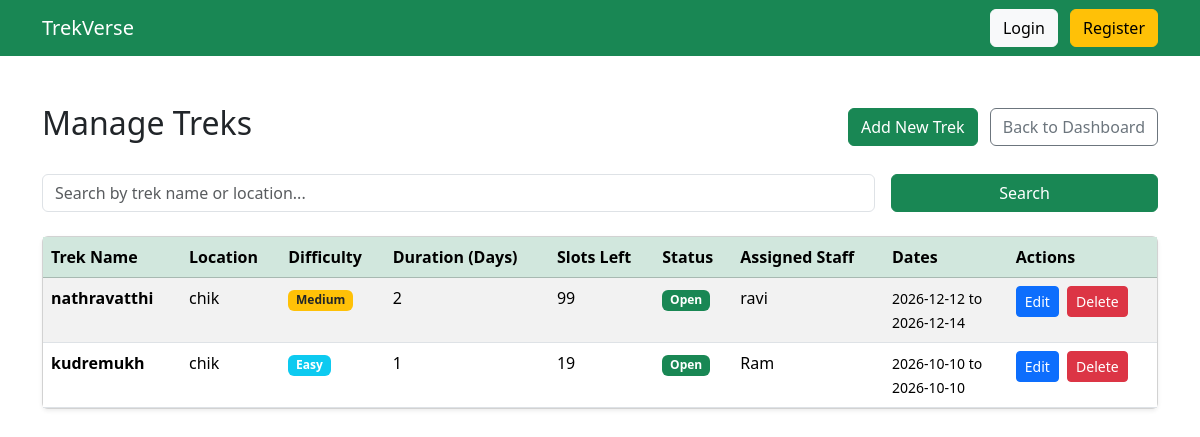
The page /admin/admin_treks (signed in) on the database as committed earlier.
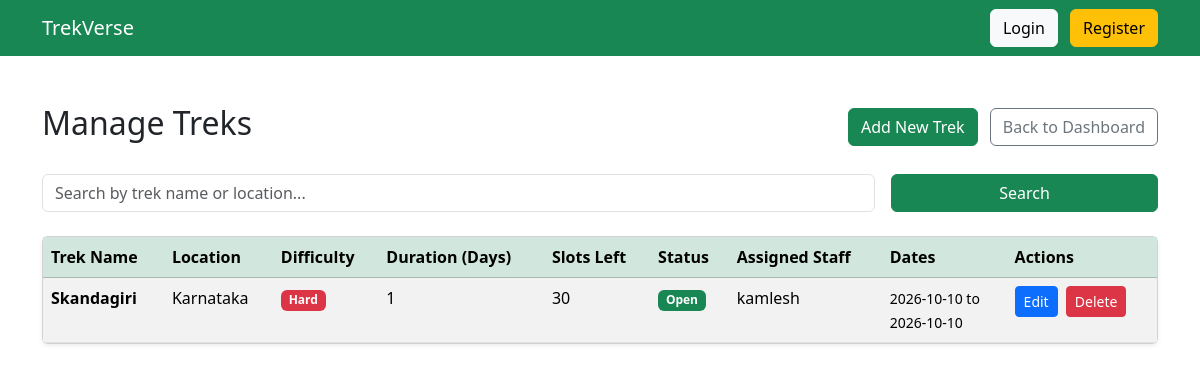
The same page on the database as committed later.
### models.py (models this page shows)
class Trek(db.Model):
    __tablename__ = "treks"
    id = db.Column(db.Integer, primary_key=True)
    name = db.Column(db.String(100), nullable=False)
    location = db.Column(db.String(100), nullable=False)
    difficulty = db.Column(db.String(20), nullable=False)
    duration = db.Column(db.Integer, nullable=False)
    available_slots = db.Column(db.Integer, nullable=False)
    status = db.Column(db.String(20), default="Pending")
    start_date = db.Column(db.Date)
    end_date = db.Column(db.Date)
    description = db.Column(db.Text)
    staff_id = db.Column(
        db.Integer,
        db.ForeignKey("users.id")
    )
    created_at = db.Column(
        db.DateTime,
        default=datetime.utcnow
    )
    bookings = db.relationship(
        "Booking",
        backref="trek",
        lazy=True
    )

class User(db.Model):
    __tablename__ = "users"
    id = db.Column(db.Integer, primary_key=True)
    name = db.Column(db.String(100), nullable=False)
    email = db.Column(db.String(120), unique=True, nullable=False)
    password = db.Column(db.String(255), nullable=False)
    phone = db.Column(db.String(15))
    role = db.Column(db.String(20), nullable=False)
    approved = db.Column(db.Boolean, default=False)
    blacklisted = db.Column(db.Boolean, default=False)
    experience_years = db.Column(db.Integer, default=0)
    skills = db.Column(db.String(255), default="")
    bio = db.Column(db.Text, default="")
    created_at = db.Column(db.DateTime, default=datetime.utcnow)
    managed_treks = db.relationship(
        "Trek",
        backref="staff",
        lazy=True
    )
    bookings = db.relationship(
        "Booking",
        backref="user",
        lazy=True
    )

### routes.py (the view)
    @app.route("/admin/admin_treks")
    def admin_treks():
        if "user_id" not in session or session["role"] != "admin":
            return "Access Denied"
        q = request.args.get("q", "")
        if q:
            treks = Trek.query.filter(Trek.name.like(f"%{q}%") | Trek.location.like(f"%{q}%")).all()
        else:
            treks = Trek.query.all()
        return render_template("admin/admin_treks.html", treks=treks, q=q)

### templates/admin/admin_treks.html
{% extends "base.html" %}
{% block content %}
<div class="d-flex justify-content-between align-items-center mb-4">
    <h2>Manage Treks</h2>
    <div>
        <a href="/admin/admin_treks/add" class="btn btn-success me-2">Add New Trek</a>
        <a href="/admin/dashboard" class="btn btn-outline-secondary">Back to Dashboard</a>
    </div>
</div>
<form method="GET" action="/admin/admin_treks" class="row g-3 mb-4">
    <div class="col-md-9">
        <input type="text" name="q" class="form-control" placeholder="Search by trek name or location..." value="{{ q or '' }}">
    </div>
    <div class="col-md-3">
        <button type="submit" class="btn btn-success w-100">Search</button>
    </div>
</form>
<div class="card shadow-sm">
    <div class="card-body p-0">
        <table class="table table-striped table-hover mb-0">
            <thead class="table-success">
                <tr>
                    <th>Trek Name</th>
                    <th>Location</th>
                    <th>Difficulty</th>
                    <th>Duration (Days)</th>
                    <th>Slots Left</th>
                    <th>Status</th>
                    <th>Assigned Staff</th>
                    <th>Dates</th>
                    <th>Actions</th>
                </tr>
            </thead>
            <tbody>
                {% for trek in treks %}
                <tr>
                    <td><strong>{{ trek.name }}</strong></td>
                    <td>{{ trek.location }}</td>
                    <td>
                        <span class="badge {% if trek.difficulty == 'Easy' %}bg-info{% elif trek.difficulty == 'Medium' %}bg-warning text-dark{% else %}bg-danger{% endif %}">
                            {{ trek.difficulty }}
                        </span>
                    </td>
                    <td>{{ trek.duration }}</td>
                    <td>{{ trek.available_slots }}</td>
                    <td>
                        <span class="badge {% if trek.status == 'Open' %}bg-success{% elif trek.status == 'Closed' %}bg-secondary{% elif trek.status == 'Pending' %}bg-warning text-dark{% else %}bg-primary{% endif %}">
                            {{ trek.status }}
                        </span>
                    </td>
                    <td>{{ trek.staff.name if trek.staff else 'Unassigned' }}</td>
                    <td>
                        <small>
                            {{ trek.start_date.strftime('%Y-%m-%d') if trek.start_date else 'N/A' }} to<br>
                            {{ trek.end_date.strftime('%Y-%m-%d') if trek.end_date else 'N/A' }}
                        </small>
                    </td>
                    <td>
                        <a href="/admin/admin_treks/edit/{{ trek.id }}" class="btn btn-sm btn-primary me-1">Edit</a>
                        <form action="/admin/admin_treks/delete/{{ trek.id }}" method="POST" class="d-inline" onsubmit="return confirm('Are you sure you want to delete this trek?');">
                            <button type="submit" class="btn btn-sm btn-danger">Delete</button>
                        </form>
                    </td>
                </tr>
                {% else %}
                <tr>
                    <td colspan="9" class="text-center py-4">No treks found.</td>
                </tr>
                {% endfor %}
            </tbody>
        </table>
    </div>
</div>
{% endblock %}

### templates/base.html (shortened to what this page needs)
<!DOCTYPE html>
<html lang="en">
<head>
    <link href="https://cdn.jsdelivr.net/npm/bootstrap@5.3.7/dist/css/bootstrap.min.css" rel="stylesheet">
</head>
<body>
<nav class="navbar navbar-expand-lg navbar-dark bg-success">
    <div class="container">
        <a class="navbar-brand" href="/"> TrekVerse</a>
        <div>
            <a class="btn btn-light me-2" href="/login">Login</a>
            <a class="btn btn-warning" href="/register">Register</a>
        </div>
    </div>
</nav>
<div class="container mt-5">
{% block content %}
{% endblock %}
</div>
</body>
</html>

Rows that differ between the two databases and show on the page:
removed Trek: name "nathravatthi", location "chik", difficulty "Medium", duration "2", available_slots "99", status "Open", staff "ravi", start_date "2026-12-12", end_date "2026-12-14"
removed Trek: name "kudremukh", location "chik", difficulty "Easy", duration "1", available_slots "19", status "Open", staff "Ram", start_date "2026-10-10", end_date "2026-10-10"
added Trek: name "Skandagiri", location "Karnataka", difficulty "Hard", duration "1", available_slots "30", status "Open", staff "kamlesh", start_date "2026-10-10", end_date "2026-10-10"
